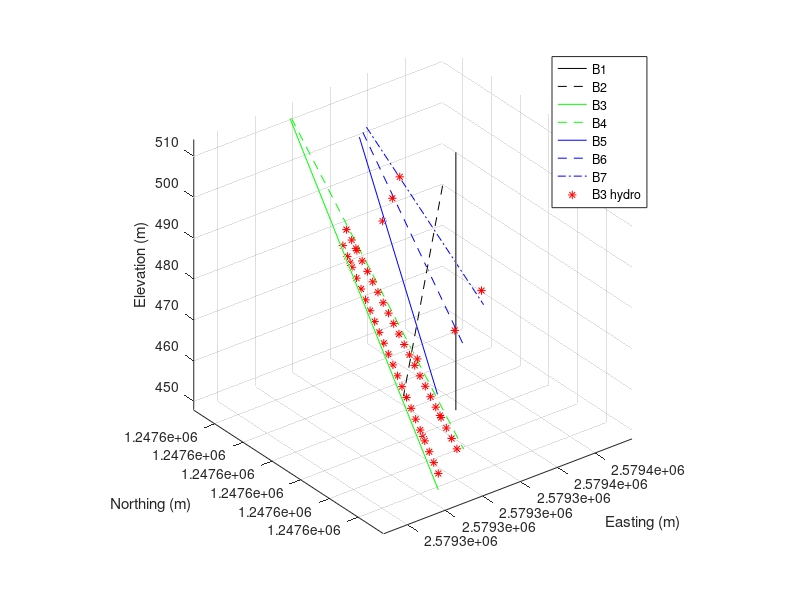
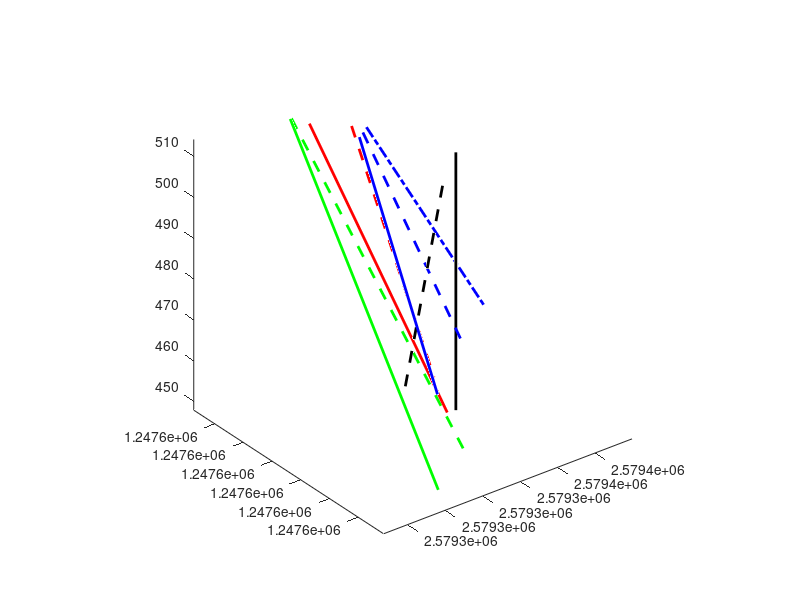

Write MATLAB code to recreate these figures, in order. (Note: this script raises an error after producing the figures.)
% testWellGeomFSB_V1.m
% 
% Test well geometries for FSB : version 1
%              



%               1                   2                   3                      
% FSB holes	Easting (m)     Northing (m)	Collar elevation (m)      	
SIG01a   =       [2579345.22   1247580.39      513.2];         %    BFS B1 20181116
SIG01b   =       [2579345.22   1247580.39      450.00];

SIG02a   =       [2579334.48    1247570.98       513.2];       %    BFS B2 inclined 20181120
SIG02b   =       [2579329.36    1247577.86       460.41];

SIG03a   =       [2579324.91    1247611.68       514.13];      %    BFS B3 20181119
SIG03b   =       [2579322.61    1247556.79       449.53];

SIG04a   =       [2579325.5     1247612.05       514.07];      %    BFS B4 20181119
SIG04b   =       [2579338.71    1247569.11       447.96];

SIG05a   =       [2579332.57    1247597.29       513.78];      %    BFS B5 20181119
SIG05b   =       [2579321.52    1247556.01       473.52];     

SIG06a   =       [2579334.35    1247598.44       513.72];      %    BFS B6
SIG06b   =       [2579338.50    1247569.01       473.70];

SIG07a   =       [2579336.22    1247599.75       513.76];      %    BFS B7
SIG07b   =       [2579351.79    1247579.12       474.15]; 

% % Variant (a)
% SIG08a   =       [2579333.0     1247603.00       513.78];      %    BFS B8, AE1 above fault
% SIG08b   =       [2579340.0     1247570.00       463.41];
% 
% SIG09a   =       [2579330.00    1247607.00       513.2];       %    BFS B9, AE2
% SIG09b   =       [2579325.00    1247565.00       463.41];
% %%%%%%%%%%%%%


% % Short variant
SIG08a   =       [2579334.0     1247602.00       513.78];      %    BFS B8, AE1 above fault
SIG08b   =       [2579326.5     1247563.50       472.50];       %  r - -

SIG09a   =       [2579328.00    1247609.00       513.2];       %    BFS B9, AE2 below fault
SIG09b   =       [2579335.0     1247570.00       458.0];      %  r ---
% %%%%%%%%%%%%%

% Hydrophones & CASSM
figure;
% at present, X is easting, Y is northing, Z is elevation
plot3([SIG01a(1),SIG01b(1)],[SIG01a(2),SIG01b(2)],[SIG01a(3),SIG01b(3)],'k-'); hold on;
plot3([SIG02a(1),SIG02b(1)],[SIG02a(2),SIG02b(2)],[SIG02a(3),SIG02b(3)],'k--'); 

plot3([SIG03a(1),SIG03b(1)],[SIG03a(2),SIG03b(2)],[SIG03a(3),SIG03b(3)],'g-'); % lower - 24 hydrophones
plot3([SIG04a(1),SIG04b(1)],[SIG04a(2),SIG04b(2)],[SIG04a(3),SIG04b(3)],'g--');

plot3([SIG05a(1),SIG05b(1)],[SIG05a(2),SIG05b(2)],[SIG05a(3),SIG05b(3)],'b-'); % upper - 8 cassm sources
plot3([SIG06a(1),SIG06b(1)],[SIG06a(2),SIG06b(2)],[SIG06a(3),SIG06b(3)],'b--');
plot3([SIG07a(1),SIG07b(1)],[SIG07a(2),SIG07b(2)],[SIG07a(3),SIG07b(3)],'b-.');

%% As built locations

shiz = [2579324.49687 1247592.9675 491.9781;
        2579324.47482 1247591.3557 490.0671;
        2579324.45196 1247589.7436 488.1565;
        2579324.42866 1247588.132 486.2454;
        2579324.40549 1247586.5206 484.3342;
        2579324.38464 1247584.9097 482.4225;
        2579324.36524 1247583.3001 480.5097;
        2579324.34529 1247581.6901 478.5972;
        2579324.32441 1247580.0796 476.6852;
        2579324.30444 1247578.4679 474.7741;
        2579324.28608 1247576.8557 472.8636;
        2579324.2671 1247575.2429 470.9534;
        2579324.2482 1247573.6299 469.0435;
        2579324.22945 1247572.0169 467.1336;
        2579324.20813 1247570.4047 465.223;
        2579324.18595 1247568.7916 463.3131;
        2579324.16327 1247567.1781 461.4037;
        2579324.14131 1247565.5641 459.4946;
        2579324.11819 1247563.9509 457.5849;
        2579324.09117 1247562.3397 455.6735;
        2579324.06204 1247560.7305 453.7606;
        2579324.0327 1247559.1223 451.8467;
        2579329.17688 1247597.8316 492.0198;
        2579329.55651 1247596.495 489.9415;
        2579329.93608 1247595.1581 487.8633;
        2579330.31607 1247593.8213 485.7852;
        2579330.69621 1247592.4842 483.7073;
        2579331.07555 1247591.1471 481.6292;
        2579331.45355 1247589.8114 479.5501;
        2579331.83095 1247588.475 477.4713;
        2579332.20912 1247587.1386 475.3925;
        2579332.58727 1247585.8011 473.3145;
        2579332.96631 1247584.4626 471.2373;
        2579333.34493 1247583.1243 469.16;
        2579333.72263 1247581.7854 467.0827;
        2579334.09847 1247580.4462 465.0054;
        2579334.47514 1247579.1063 462.9287;
        2579334.85297 1247577.7667 460.852;
        2579335.23231 1247576.4266 458.7759;
        2579335.6125 1247575.0857 456.7004;
        2579335.9923 1247573.7446 454.625;
        2579336.3728 1247572.4026 452.5504;
        2579336.7543 1247571.0595 450.4766;
        2579337.1362 1247569.7158 448.4033;
        2579324.46129 1247590.3884 488.9207;
        2579324.12792 1247564.5962 458.3487;
        2579329.86015 1247595.4255 488.279;
        2579335.9162 1247574.0129 455.0401;
        2579328.42237 1247584.2444 500.604;
        2579321.582 1247563.2318 478.8632;
        2579334.79024 1247589.14718 501.6884;
        2579337.27833 1247570.6516 476.9351;
        2579340.15296 1247593.54974 503.041;
        2579351.2349 1247579.5168 477.7178];



%% Theoretical locations
axis equal;
% [xl3,yl3,zl3] = twoPntArraySpec(SIG03a,SIG03b,24,24,2.5);
% [xl4,yl4,zl4] = twoPntArraySpec(SIG04a,SIG04b,22,24,2.5);
% plot3(xl3,yl3,zl3,'g<');
% plot3(xl4,yl4,zl4,'go');
% 
% [xl5,yl5,zl5] = twoPntArraySpec(SIG05a,SIG05b,20,8,4.5);
% [xl6,yl6,zl6] = twoPntArraySpec(SIG06a,SIG06b,16,8,4.5);
% [xl7,yl7,zl7] = twoPntArraySpec(SIG07a,SIG07b,14,8,4.5);
% plot3(xl5,yl5,zl5,'r<');
% plot3(xl6,yl6,zl6,'ro');
% plot3(xl7,yl7,zl7,'r*');
plot3(shiz(:,1), shiz(:,2), shiz(:,3), 'r*');
xlabel('Easting (m)');
ylabel('Northing (m)');
zlabel('Elevation (m)');


legend('B1','B2','B3','B4','B5','B6','B7','B3 hydro','B4 hydro','B5 CASSM','B6 CASSM','B7 CASSM');
grid on;

% MEQ array
figure;
% at present, X is easting, Y is northing, Z is elevation
plot3([SIG01a(1),SIG01b(1)],[SIG01a(2),SIG01b(2)],[SIG01a(3),SIG01b(3)],'k-', 'LineWidth', 2); hold on;
plot3([SIG02a(1),SIG02b(1)],[SIG02a(2),SIG02b(2)],[SIG02a(3),SIG02b(3)],'k--', 'LineWidth', 2); 

plot3([SIG03a(1),SIG03b(1)],[SIG03a(2),SIG03b(2)],[SIG03a(3),SIG03b(3)],'g-', 'LineWidth', 2); % lower - 24 hydrophones
plot3([SIG04a(1),SIG04b(1)],[SIG04a(2),SIG04b(2)],[SIG04a(3),SIG04b(3)],'g--', 'LineWidth', 2);

plot3([SIG05a(1),SIG05b(1)],[SIG05a(2),SIG05b(2)],[SIG05a(3),SIG05b(3)],'b-', 'LineWidth', 2); % upper - 8 cassm sources
plot3([SIG06a(1),SIG06b(1)],[SIG06a(2),SIG06b(2)],[SIG06a(3),SIG06b(3)],'b--', 'LineWidth', 2);
plot3([SIG07a(1),SIG07b(1)],[SIG07a(2),SIG07b(2)],[SIG07a(3),SIG07b(3)],'b-.', 'LineWidth', 2);

plot3([SIG08a(1),SIG08b(1)],[SIG08a(2),SIG08b(2)],[SIG08a(3),SIG08b(3)],'r--', 'LineWidth', 2);
plot3([SIG09a(1),SIG09b(1)],[SIG09a(2),SIG09b(2)],[SIG09a(3),SIG09b(3)],'r-', 'LineWidth', 2);

axis equal;


[xl3,yl3,zl3] = twoPntArraySpec(SIG03a,SIG03b,34,2,40);
[xl4,yl4,zl4] = twoPntArraySpec(SIG04a,SIG04b,32,2,40);
plot3(xl3,yl3,zl3,'go', 'LineWidth', 2, 'MarkerSize', 20);
plot3(xl4,yl4,zl4,'go', 'LineWidth', 2, 'MarkerSize', 20);

[xl5,yl5,zl5] = twoPntArraySpec(SIG05a,SIG05b,20,2,30);
[xl6,yl6,zl6] = twoPntArraySpec(SIG06a,SIG06b,16,2,30);
[xl7,yl7,zl7] = twoPntArraySpec(SIG07a,SIG07b,14,2,30);
plot3(xl5,yl5,zl5,'bo', 'LineWidth', 2, 'MarkerSize', 20);
plot3(xl6,yl6,zl6,'bo', 'LineWidth', 2, 'MarkerSize', 20);
plot3(xl7,yl7,zl7,'bo', 'LineWidth', 2, 'MarkerSize', 20);

%twoPntArraySpec(loc1, loc2, wlDepth, elNum, delta)
[xl8,yl8,zl8] = twoPntArraySpec(SIG08a,SIG08b,25,8,4);
[xl9,yl9,zl9] = twoPntArraySpec(SIG09a,SIG09b,35,8,4);
plot3(xl8,yl8,zl8,'r*', 'LineWidth', 2, 'MarkerSize', 20);
plot3(xl9,yl9,zl9,'r*', 'LineWidth', 2, 'MarkerSize', 20);
xlabel('Easting (m)');
ylabel('Northing (m)');
zlabel('Elevation (m)');

[xl3,yl3,zl3] = twoPntArraySpec(SIG03a,SIG03b,24,24,2.5);
[xl4,yl4,zl4] = twoPntArraySpec(SIG04a,SIG04b,22,24,2.5);
plot3(xl3,yl3,zl3,'gs', 'LineWidth', 2, 'MarkerSize', 10);
plot3(xl4,yl4,zl4,'gs', 'LineWidth', 2, 'MarkerSize', 10);


legend('B1 SIMFIP','B2 (injection)','B3','B4','B5','B6','B7','B8', 'B9', 'B3 3C','B4 3C','B5 3C','B6 3C','B7 3C','B8 AE','B9 AE');

grid on;


